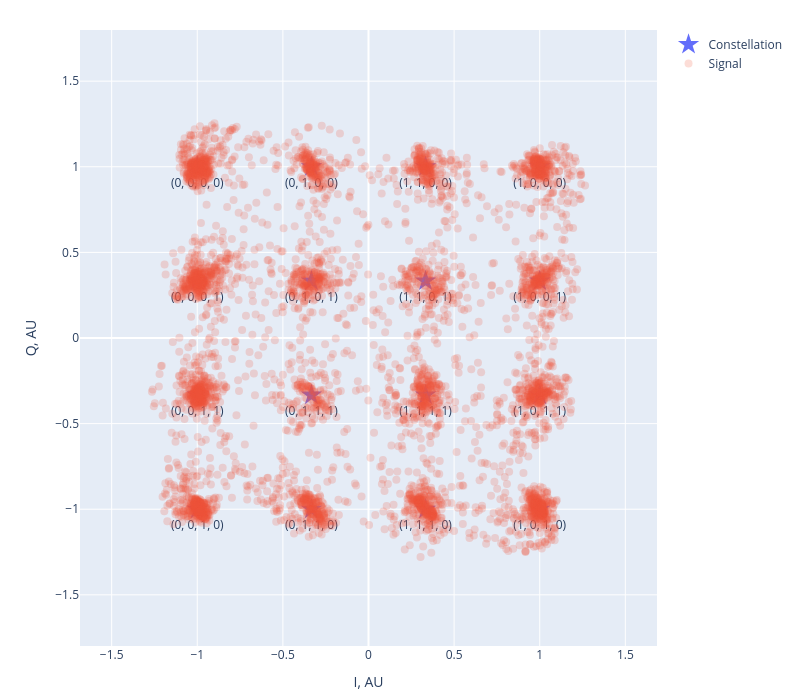

Here is the notebook cell this chart was saved with:
### Code cell
annotate_constellation = True
annotations = []

if annotate_constellation:
    for i, symbol in enumerate(symbol_mapping):
        bit_string = ', '.join(
            tuple(
                bin(i)[2:].zfill(
                    int(bits_per_symbol)
                )
            )
        )
    
        annotations.append(f"({bit_string})")

fig = plot_iq_constellation(
    tf.expand_dims(symbol_mapping, 0),
    label="Constellation",
    mode="markers+text",
    text=annotations,
    textposition="bottom center",
    marker=dict(size=16, symbol="star")
)

fig = plot_iq_constellation(
    system.find_child("receiver_output").output,
    fig,
    iq_units=(1 / system.symbol_scale, "AU"),
    label="Signal",
    marker=dict(size=8, opacity=0.2),
)

fig.update_yaxes(scaleanchor='x', range=[-1.5, 1.5])
fig.update_xaxes(range=[-1.5, 1.5])
fig.update_layout(width=800, height=700, margin=dict(t=30, b=30))
fig.show()

### Figure 1 — Plotly figure (JSON) as saved in the notebook; plotly's stock layout.template omitted (floating-point values rounded to 4 significant figures; data arrays with more than 128 entries replaced by an {"elided": "..."} marker saying what was removed)
{"data": [{"marker": {"size": 16, "symbol": "star"}, "mode": "markers+text", "name": "Constellation", "text": ["(0, 0, 0, 0)", "(0, 0, 0, 1)", "(0, 0, 1, 0)", "(0, 0, 1, 1)", "(0, 1, 0, 0)", "(0, 1, 0, 1)", "(0, 1, 1, 0)", "(0, 1, 1, 1)", "(1, 0, 0, 0)", "(1, 0, 0, 1)", "(1, 0, 1, 0)", "(1, 0, 1, 1)", "(1, 1, 0, 0)", "(1, 1, 0, 1)", "(1, 1, 1, 0)", "(1, 1, 1, 1)"], "textposition": "bottom center", "type": "scatter", "x": [-1, -1, -1, -1, -0.3333, -0.3333, -0.3333, -0.3333, 1, 1, 1, 1, 0.3333, 0.3333, 0.3333, 0.3333], "y": [1, 0.3333, -1, -0.3333, 1, 0.3333, -1, -0.3333, 1, 0.3333, -1, -0.3333, 1, 0.3333, -1, -0.3333]}, {"marker": {"opacity": 0.2, "size": 8}, "mode": "markers", "name": "Signal", "type": "scatter", "x": {"elided": "5120 float values"}, "y": {"elided": "5120 float values"}}], "layout": {"height": 700, "margin": {"b": 30, "t": 30}, "width": 800, "xaxis": {"domain": [0, 1], "range": [-1.561, 1.561], "title": {"text": "I, AU"}, "type": "linear"}, "yaxis": {"domain": [0, 1], "range": [-1.67, 1.67], "scaleanchor": "x", "title": {"text": "Q, AU"}, "type": "linear"}}}
